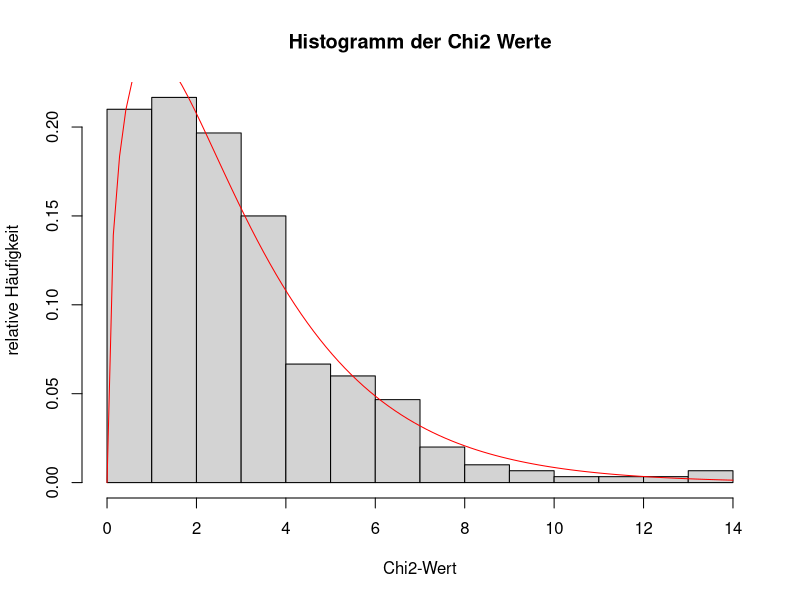
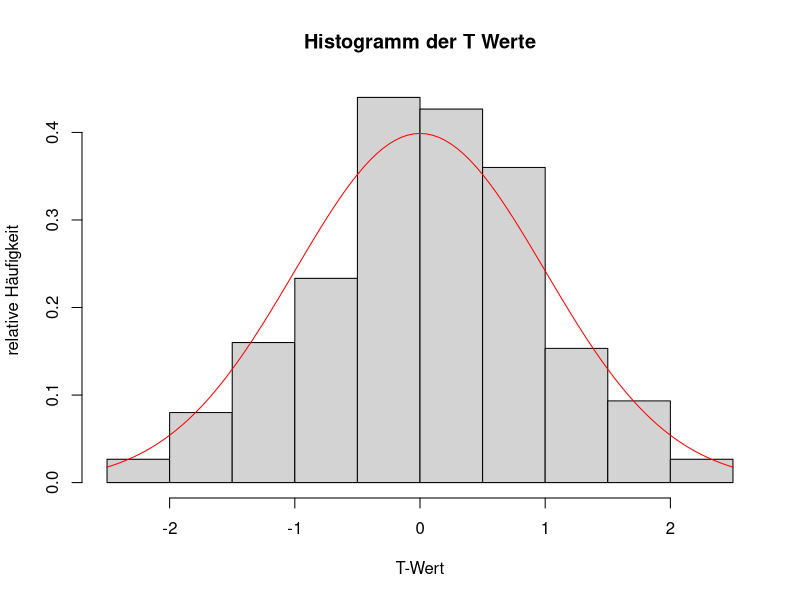
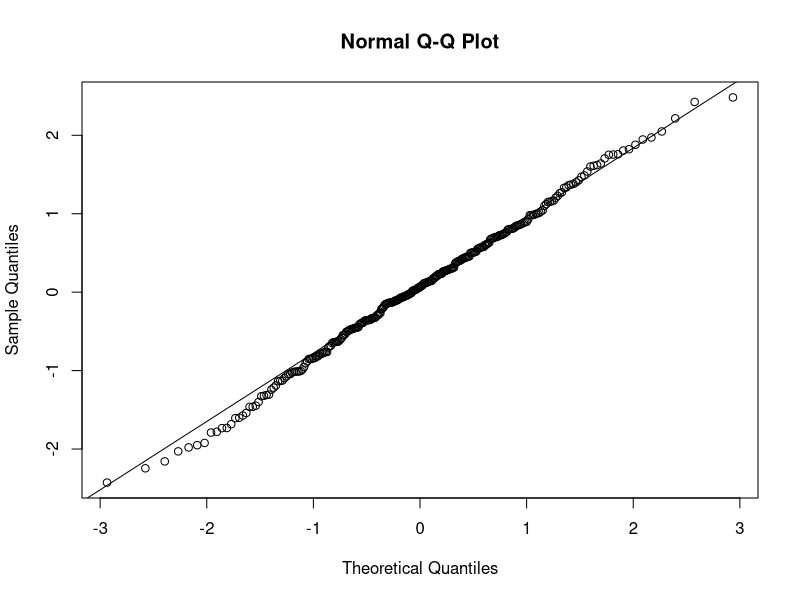
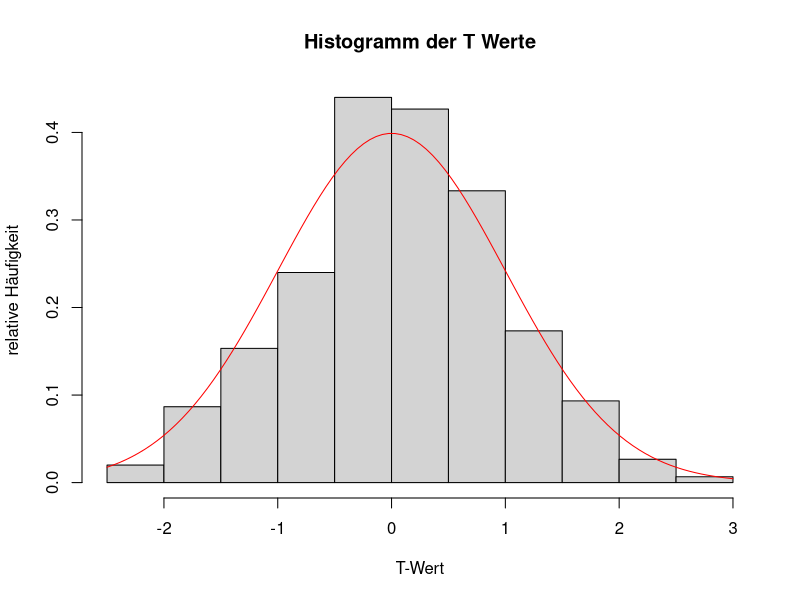
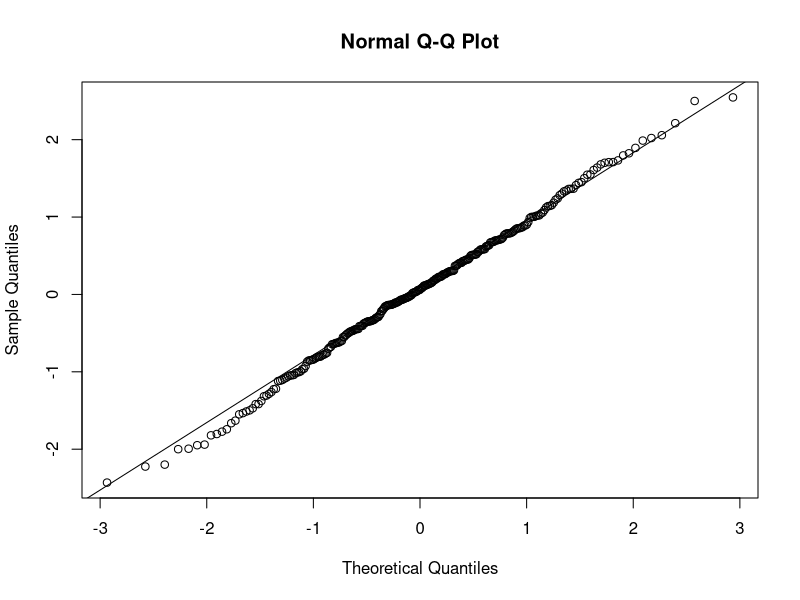

The R source for these figures, in order:
## ---- chunk 1
  set.seed(123)
  simulateAnpassungstest <- function(){
    n <- 1000
    p <- c(1/8, 1/4, 1/2, 1/8)
    a <- rmultinom(1, n, p)
    sum((a - n*p)^2/(n*p))
  }
## ---- chunk 2
  results <- c()
  for (i in 1:300){
    results =c(results ,simulateAnpassungstest())
  }

## ---- chunk 3
  hist(results, freq=FALSE, main = "Histogramm der Chi2 Werte", xlab = "Chi2-Wert", ylab = "relative Häufigkeit")
  curve(dchisq(x, 3), add = TRUE, col = "red")
## ---- chunk 4
set.seed(123)
mu0 <- 2
sigma <- 4
data <- rnorm(1000, mu0, sigma)
alpha <- 0.05

dataVar <- var(data)
dataMean <- mean(data)

T <- sqrt(length(data))*(dataMean-mu0)/sqrt(dataVar)

#Teststatistik
print(paste("T = ", T))

#p-Wert von T
print(paste("p-Wert von T = ", pt(T, length(data)-1, lower.tail = FALSE)))

#Testresultat
if (pt(T, length(data)-1, lower.tail = FALSE) > 1-alpha){
  print("Nullhypothese wird verworfen")
} else {
  print("Nullhypothese wird nicht verworfen")
}
## ---- chunk 5
set.seed(123)
Tdata = c()

for (i in 1:300){
  data <- rnorm(1000, mu0, sigma)
  mu0 <- 2
  alpha <- 0.05

  T <- sqrt(length(data))*(mean(data)-mu0)/sqrt(var(data))
  Tdata = c(Tdata, T)
}
hist(Tdata, freq=FALSE, main = "Histogramm der T Werte", xlab = "T-Wert", ylab = "relative Häufigkeit")
curve(dt(x, length(data)-1), add = TRUE, col = "red")

#Kolmogorov-Smirnoff-Test
print(ks.test(Tdata, "pt", length(data)-1))
## ---- chunk 6
qqnorm(Tdata)
qqline(Tdata)
## ---- chunk 7
set.seed(123)
mu0 <- 2
sigma <- 4
data <- rnorm(1000, mu0, sigma)
alpha <- 0.05

dataMean <- mean(data)

T <- sqrt(length(data))*(dataMean-mu0)/sigma

#Teststatistik
print(paste("T = ", T))

#p-Wert von T unter Normalverteilung
print(paste("p-Wert von T = ", pnorm(T, length(data)-1, lower.tail = FALSE)))

#Testresultat
if (pnorm(T, lower.tail = FALSE) > 1-alpha){
  print("Nullhypothese wird verworfen")
} else {
  print("Nullhypothese wird nicht verworfen")
}
## ---- chunk 8
set.seed(123)
Tdata = c()

for (i in 1:300){
  data <- rnorm(1000, mu0, sigma)
  alpha <- 0.05

  T <- sqrt(length(data))*(mean(data)-mu0)/sigma
  Tdata = c(Tdata, T)
}
hist(Tdata, freq=FALSE, main = "Histogramm der T Werte", xlab = "T-Wert", ylab = "relative Häufigkeit")
curve(dnorm(x), add = TRUE, col = "red")

#Kolmogorov-Smirnoff-Test
print(ks.test(Tdata, "pnorm", lower.tail = FALSE))
## ---- chunk 9
qqnorm(Tdata)
qqline(Tdata)
## ---- chunk 10
data <- read.table("Datensaetze/wine.txt", header = TRUE)
## ---- chunk 11
head(data)
summary(data)
## ---- chunk 12
model <- lm(price ~ temp + h.rain + w.rain, data = data)
summary(model)
## ---- chunk 13

